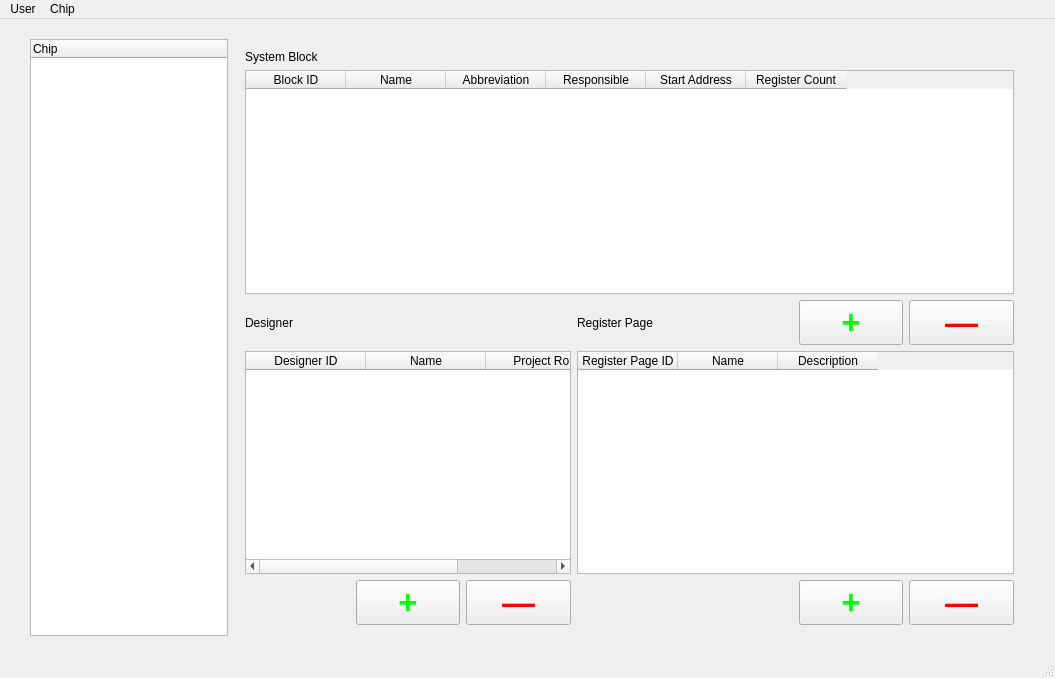
<?xml version="1.0" encoding="UTF-8"?>
<ui version="4.0">
 <class>RegisterManager</class>
 <widget class="QMainWindow" name="RegisterManager">
  <property name="geometry">
   <rect>
    <x>0</x>
    <y>0</y>
    <width>1055</width>
    <height>678</height>
   </rect>
  </property>
  <property name="windowTitle">
   <string>IAS Register Manmager</string>
  </property>
  <widget class="QWidget" name="centralWidget">
   <layout class="QHBoxLayout" name="horizontalLayout_7" stretch="1,4">
    <property name="leftMargin">
     <number>30</number>
    </property>
    <property name="topMargin">
     <number>20</number>
    </property>
    <property name="rightMargin">
     <number>30</number>
    </property>
    <property name="bottomMargin">
     <number>20</number>
    </property>
    <item>
     <widget class="QTreeWidget" name="treeWidget">
      <column>
       <property name="text">
        <string>Chip</string>
       </property>
      </column>
     </widget>
    </item>
    <item>
     <widget class="QStackedWidget" name="stackedWidget">
      <property name="currentIndex">
       <number>0</number>
      </property>
      <widget class="QWidget" name="pageChip">
       <layout class="QHBoxLayout" name="horizontalLayout_8">
        <item>
         <layout class="QGridLayout" name="gridLayout">
          <item row="4" column="2">
           <widget class="QPushButton" name="pushButtonRemoveDesigner">
            <property name="font">
             <font>
              <family>Arial</family>
              <pointsize>25</pointsize>
              <weight>75</weight>
              <bold>true</bold>
              <strikeout>false</strikeout>
             </font>
            </property>
            <property name="autoFillBackground">
             <bool>false</bool>
            </property>
            <property name="styleSheet">
             <string notr="true">QPushButton{color: rgb(255, 0, 0);}</string>
            </property>
            <property name="text">
             <string>—</string>
            </property>
            <property name="checkable">
             <bool>false</bool>
            </property>
            <property name="autoRepeat">
             <bool>false</bool>
            </property>
            <property name="autoDefault">
             <bool>false</bool>
            </property>
            <property name="default">
             <bool>false</bool>
            </property>
            <property name="flat">
             <bool>false</bool>
            </property>
           </widget>
          </item>
          <item row="3" column="3" colspan="4">
           <widget class="QTableWidget" name="tableRegPage">
            <property name="editTriggers">
             <set>QAbstractItemView::NoEditTriggers</set>
            </property>
            <property name="selectionMode">
             <enum>QAbstractItemView::SingleSelection</enum>
            </property>
            <property name="selectionBehavior">
             <enum>QAbstractItemView::SelectRows</enum>
            </property>
            <attribute name="verticalHeaderVisible">
             <bool>false</bool>
            </attribute>
            <attribute name="verticalHeaderDefaultSectionSize">
             <number>24</number>
            </attribute>
            <attribute name="verticalHeaderHighlightSections">
             <bool>true</bool>
            </attribute>
            <column>
             <property name="text">
              <string>Register Page ID</string>
             </property>
            </column>
            <column>
             <property name="text">
              <string>Name</string>
             </property>
            </column>
            <column>
             <property name="text">
              <string>Description</string>
             </property>
            </column>
           </widget>
          </item>
          <item row="3" column="0" colspan="3">
           <widget class="QTableWidget" name="tableDesigner">
            <property name="editTriggers">
             <set>QAbstractItemView::NoEditTriggers</set>
            </property>
            <property name="selectionMode">
             <enum>QAbstractItemView::SingleSelection</enum>
            </property>
            <property name="selectionBehavior">
             <enum>QAbstractItemView::SelectRows</enum>
            </property>
            <attribute name="horizontalHeaderDefaultSectionSize">
             <number>120</number>
            </attribute>
            <attribute name="verticalHeaderVisible">
             <bool>false</bool>
            </attribute>
            <attribute name="verticalHeaderDefaultSectionSize">
             <number>24</number>
            </attribute>
            <attribute name="verticalHeaderHighlightSections">
             <bool>true</bool>
            </attribute>
            <column>
             <property name="text">
              <string>Designer ID</string>
             </property>
            </column>
            <column>
             <property name="text">
              <string>Name</string>
             </property>
            </column>
            <column>
             <property name="text">
              <string>Project Role</string>
             </property>
            </column>
           </widget>
          </item>
          <item row="4" column="1">
           <widget class="QPushButton" name="pushButtonAddDesigner">
            <property name="font">
             <font>
              <family>Arial</family>
              <pointsize>25</pointsize>
              <weight>75</weight>
              <bold>true</bold>
              <strikeout>false</strikeout>
             </font>
            </property>
            <property name="autoFillBackground">
             <bool>false</bool>
            </property>
            <property name="styleSheet">
             <string notr="true">QPushButton{color: rgb(0, 255, 0);}</string>
            </property>
            <property name="text">
             <string>+</string>
            </property>
            <property name="checkable">
             <bool>false</bool>
            </property>
            <property name="autoRepeat">
             <bool>false</bool>
            </property>
            <property name="autoDefault">
             <bool>false</bool>
            </property>
            <property name="default">
             <bool>false</bool>
            </property>
            <property name="flat">
             <bool>false</bool>
            </property>
           </widget>
          </item>
          <item row="4" column="6">
           <widget class="QPushButton" name="pushButtonRemoveRegPage">
            <property name="font">
             <font>
              <family>Arial</family>
              <pointsize>25</pointsize>
              <weight>75</weight>
              <bold>true</bold>
              <strikeout>false</strikeout>
             </font>
            </property>
            <property name="autoFillBackground">
             <bool>false</bool>
            </property>
            <property name="styleSheet">
             <string notr="true">QPushButton{color: rgb(255, 0, 0);}</string>
            </property>
            <property name="text">
             <string>—</string>
            </property>
            <property name="checkable">
             <bool>false</bool>
            </property>
            <property name="autoRepeat">
             <bool>false</bool>
            </property>
            <property name="autoDefault">
             <bool>false</bool>
            </property>
            <property name="default">
             <bool>false</bool>
            </property>
            <property name="flat">
             <bool>false</bool>
            </property>
           </widget>
          </item>
          <item row="2" column="0">
           <widget class="QLabel" name="label">
            <property name="text">
             <string>Designer</string>
            </property>
           </widget>
          </item>
          <item row="2" column="3">
           <widget class="QLabel" name="label_3">
            <property name="text">
             <string>Register Page</string>
            </property>
           </widget>
          </item>
          <item row="1" column="0" colspan="7">
           <widget class="QTableWidget" name="tableSystem">
            <property name="editTriggers">
             <set>QAbstractItemView::NoEditTriggers</set>
            </property>
            <property name="selectionMode">
             <enum>QAbstractItemView::SingleSelection</enum>
            </property>
            <property name="selectionBehavior">
             <enum>QAbstractItemView::SelectRows</enum>
            </property>
            <attribute name="verticalHeaderVisible">
             <bool>false</bool>
            </attribute>
            <attribute name="verticalHeaderDefaultSectionSize">
             <number>24</number>
            </attribute>
            <attribute name="verticalHeaderHighlightSections">
             <bool>true</bool>
            </attribute>
            <column>
             <property name="text">
              <string>Block ID</string>
             </property>
            </column>
            <column>
             <property name="text">
              <string>Name</string>
             </property>
            </column>
            <column>
             <property name="text">
              <string>Abbreviation</string>
             </property>
            </column>
            <column>
             <property name="text">
              <string>Responsible</string>
             </property>
            </column>
            <column>
             <property name="text">
              <string>Start Address</string>
             </property>
            </column>
            <column>
             <property name="text">
              <string>Register Count</string>
             </property>
            </column>
           </widget>
          </item>
          <item row="0" column="0">
           <widget class="QLabel" name="label_2">
            <property name="text">
             <string>System Block</string>
            </property>
           </widget>
          </item>
          <item row="2" column="6">
           <widget class="QPushButton" name="pushButtonRemoveSys">
            <property name="font">
             <font>
              <family>Arial</family>
              <pointsize>25</pointsize>
              <weight>75</weight>
              <bold>true</bold>
              <strikeout>false</strikeout>
             </font>
            </property>
            <property name="autoFillBackground">
             <bool>false</bool>
            </property>
            <property name="styleSheet">
             <string notr="true">QPushButton{color: rgb(255, 0, 0);}</string>
            </property>
            <property name="text">
             <string>—</string>
            </property>
            <property name="checkable">
             <bool>false</bool>
            </property>
            <property name="autoRepeat">
             <bool>false</bool>
            </property>
            <property name="autoDefault">
             <bool>false</bool>
            </property>
            <property name="default">
             <bool>false</bool>
            </property>
            <property name="flat">
             <bool>false</bool>
            </property>
           </widget>
          </item>
          <item row="2" column="5">
           <widget class="QPushButton" name="pushButtonAddSys">
            <property name="font">
             <font>
              <family>Arial</family>
              <pointsize>25</pointsize>
              <weight>75</weight>
              <bold>true</bold>
              <strikeout>false</strikeout>
             </font>
            </property>
            <property name="autoFillBackground">
             <bool>false</bool>
            </property>
            <property name="styleSheet">
             <string notr="true">QPushButton{color: rgb(0, 255, 0);}</string>
            </property>
            <property name="text">
             <string>+</string>
            </property>
            <property name="checkable">
             <bool>false</bool>
            </property>
            <property name="autoRepeat">
             <bool>false</bool>
            </property>
            <property name="autoDefault">
             <bool>false</bool>
            </property>
            <property name="default">
             <bool>false</bool>
            </property>
            <property name="flat">
             <bool>false</bool>
            </property>
           </widget>
          </item>
          <item row="4" column="5">
           <widget class="QPushButton" name="pushButtonAddRegPage">
            <property name="font">
             <font>
              <family>Arial</family>
              <pointsize>25</pointsize>
              <weight>75</weight>
              <bold>true</bold>
              <strikeout>false</strikeout>
             </font>
            </property>
            <property name="autoFillBackground">
             <bool>false</bool>
            </property>
            <property name="styleSheet">
             <string notr="true">QPushButton{color: rgb(0, 255, 0);}</string>
            </property>
            <property name="text">
             <string>+</string>
            </property>
            <property name="checkable">
             <bool>false</bool>
            </property>
            <property name="autoRepeat">
             <bool>false</bool>
            </property>
            <property name="autoDefault">
             <bool>false</bool>
            </property>
            <property name="default">
             <bool>false</bool>
            </property>
            <property name="flat">
             <bool>false</bool>
            </property>
           </widget>
          </item>
         </layout>
        </item>
       </layout>
      </widget>
      <widget class="QWidget" name="pageSystem">
       <layout class="QHBoxLayout" name="horizontalLayout_5">
        <item>
         <widget class="QTabWidget" name="tabWidget">
          <property name="currentIndex">
           <number>0</number>
          </property>
          <widget class="QWidget" name="Signal">
           <attribute name="title">
            <string>Signal</string>
           </attribute>
           <layout class="QGridLayout" name="gridLayout_6">
            <item row="0" column="0">
             <layout class="QGridLayout" name="gridLayout_2">
              <item row="0" column="0" colspan="2">
               <widget class="QTableWidget" name="tableSignal">
                <property name="editTriggers">
                 <set>QAbstractItemView::NoEditTriggers</set>
                </property>
                <property name="selectionMode">
                 <enum>QAbstractItemView::SingleSelection</enum>
                </property>
                <property name="selectionBehavior">
                 <enum>QAbstractItemView::SelectRows</enum>
                </property>
                <attribute name="verticalHeaderVisible">
                 <bool>false</bool>
                </attribute>
                <attribute name="verticalHeaderDefaultSectionSize">
                 <number>24</number>
                </attribute>
                <column>
                 <property name="text">
                  <string>Signal ID</string>
                 </property>
                </column>
                <column>
                 <property name="text">
                  <string>Reg Sig ID</string>
                 </property>
                </column>
                <column>
                 <property name="text">
                  <string>Reg Type ID</string>
                 </property>
                </column>
                <column>
                 <property name="text">
                  <string>Name</string>
                 </property>
                </column>
                <column>
                 <property name="text">
                  <string>Width</string>
                 </property>
                </column>
                <column>
                 <property name="text">
                  <string>Signal Type</string>
                 </property>
                </column>
                <column>
                 <property name="text">
                  <string>Register Type</string>
                 </property>
                </column>
                <column>
                 <property name="text">
                  <string>Value</string>
                 </property>
                </column>
               </widget>
              </item>
              <item row="1" column="0">
               <widget class="QPushButton" name="pushButtonAddSig">
                <property name="font">
                 <font>
                  <family>Arial</family>
                  <pointsize>25</pointsize>
                  <weight>75</weight>
                  <bold>true</bold>
                  <strikeout>false</strikeout>
                 </font>
                </property>
                <property name="autoFillBackground">
                 <bool>false</bool>
                </property>
                <property name="styleSheet">
                 <string notr="true">QPushButton{color: rgb(0, 255, 0);}</string>
                </property>
                <property name="text">
                 <string>+</string>
                </property>
                <property name="checkable">
                 <bool>false</bool>
                </property>
                <property name="autoRepeat">
                 <bool>false</bool>
                </property>
                <property name="autoDefault">
                 <bool>false</bool>
                </property>
                <property name="default">
                 <bool>false</bool>
                </property>
                <property name="flat">
                 <bool>false</bool>
                </property>
               </widget>
              </item>
              <item row="1" column="1">
               <widget class="QPushButton" name="pushButtonRemoveSig">
                <property name="font">
                 <font>
                  <family>Arial</family>
                  <pointsize>25</pointsize>
                  <weight>75</weight>
                  <bold>true</bold>
                  <strikeout>false</strikeout>
                 </font>
                </property>
                <property name="autoFillBackground">
                 <bool>false</bool>
                </property>
                <property name="styleSheet">
                 <string notr="true">QPushButton{color: rgb(255, 0, 0);}</string>
                </property>
                <property name="text">
                 <string>—</string>
                </property>
                <property name="checkable">
                 <bool>false</bool>
                </property>
                <property name="autoRepeat">
                 <bool>false</bool>
                </property>
                <property name="autoDefault">
                 <bool>false</bool>
                </property>
                <property name="default">
                 <bool>false</bool>
                </property>
                <property name="flat">
                 <bool>false</bool>
                </property>
               </widget>
              </item>
              <item row="2" column="0" colspan="2">
               <widget class="QTableWidget" name="tableSigPart">
                <property name="editTriggers">
                 <set>QAbstractItemView::NoEditTriggers</set>
                </property>
                <property name="selectionMode">
                 <enum>QAbstractItemView::SingleSelection</enum>
                </property>
                <property name="selectionBehavior">
                 <enum>QAbstractItemView::SelectRows</enum>
                </property>
                <attribute name="verticalHeaderVisible">
                 <bool>false</bool>
                </attribute>
                <attribute name="verticalHeaderDefaultSectionSize">
                 <number>24</number>
                </attribute>
                <column>
                 <property name="text">
                  <string>Signal Partition ID</string>
                 </property>
                </column>
                <column>
                 <property name="text">
                  <string>Signal Partition</string>
                 </property>
                </column>
                <column>
                 <property name="text">
                  <string>Register Partition</string>
                 </property>
                </column>
               </widget>
              </item>
              <item row="3" column="0">
               <widget class="QPushButton" name="pushButtonAddSigPart">
                <property name="font">
                 <font>
                  <family>Arial</family>
                  <pointsize>25</pointsize>
                  <weight>75</weight>
                  <bold>true</bold>
                  <strikeout>false</strikeout>
                 </font>
                </property>
                <property name="autoFillBackground">
                 <bool>false</bool>
                </property>
                <property name="styleSheet">
                 <string notr="true">QPushButton{color: rgb(0, 255, 0);}</string>
                </property>
                <property name="text">
                 <string>+</string>
                </property>
                <property name="checkable">
                 <bool>false</bool>
                </property>
                <property name="autoRepeat">
                 <bool>false</bool>
                </property>
                <property name="autoDefault">
                 <bool>false</bool>
                </property>
                <property name="default">
                 <bool>false</bool>
                </property>
                <property name="flat">
                 <bool>false</bool>
                </property>
               </widget>
              </item>
              <item row="3" column="1">
               <widget class="QPushButton" name="pushButtonRemoveSigPart">
                <property name="font">
                 <font>
                  <family>Arial</family>
                  <pointsize>25</pointsize>
                  <weight>75</weight>
                  <bold>true</bold>
                  <strikeout>false</strikeout>
                 </font>
                </property>
                <property name="autoFillBackground">
                 <bool>false</bool>
                </property>
                <property name="styleSheet">
                 <string notr="true">QPushButton{color: rgb(255, 0, 0);}</string>
                </property>
                <property name="text">
                 <string>—</string>
                </property>
                <property name="checkable">
                 <bool>false</bool>
                </property>
                <property name="autoRepeat">
                 <bool>false</bool>
                </property>
                <property name="autoDefault">
                 <bool>false</bool>
                </property>
                <property name="default">
                 <bool>false</bool>
                </property>
                <property name="flat">
                 <bool>false</bool>
                </property>
               </widget>
              </item>
             </layout>
            </item>
           </layout>
          </widget>
          <widget class="QWidget" name="Register">
           <attribute name="title">
            <string>Register</string>
           </attribute>
           <layout class="QHBoxLayout" name="horizontalLayout_6">
            <item>
             <layout class="QGridLayout" name="gridLayout_3">
              <item row="0" column="0" colspan="2">
               <widget class="QTableWidget" name="tableReg">
                <property name="editTriggers">
                 <set>QAbstractItemView::NoEditTriggers</set>
                </property>
                <property name="selectionMode">
                 <enum>QAbstractItemView::SingleSelection</enum>
                </property>
                <property name="selectionBehavior">
                 <enum>QAbstractItemView::SelectRows</enum>
                </property>
                <attribute name="horizontalHeaderDefaultSectionSize">
                 <number>150</number>
                </attribute>
                <attribute name="verticalHeaderVisible">
                 <bool>false</bool>
                </attribute>
                <attribute name="verticalHeaderDefaultSectionSize">
                 <number>24</number>
                </attribute>
                <column>
                 <property name="text">
                  <string>Register ID</string>
                 </property>
                </column>
                <column>
                 <property name="text">
                  <string>Name</string>
                 </property>
                </column>
                <column>
                 <property name="text">
                  <string>Register Type</string>
                 </property>
                </column>
               </widget>
              </item>
              <item row="1" column="0">
               <widget class="QPushButton" name="pushButtonAddReg">
                <property name="font">
                 <font>
                  <family>Arial</family>
                  <pointsize>25</pointsize>
                  <weight>75</weight>
                  <bold>true</bold>
                  <strikeout>false</strikeout>
                 </font>
                </property>
                <property name="autoFillBackground">
                 <bool>false</bool>
                </property>
                <property name="styleSheet">
                 <string notr="true">QPushButton{color: rgb(0, 255, 0);}</string>
                </property>
                <property name="text">
                 <string>+</string>
                </property>
                <property name="checkable">
                 <bool>false</bool>
                </property>
                <property name="autoRepeat">
                 <bool>false</bool>
                </property>
                <property name="autoDefault">
                 <bool>false</bool>
                </property>
                <property name="default">
                 <bool>false</bool>
                </property>
                <property name="flat">
                 <bool>false</bool>
                </property>
               </widget>
              </item>
              <item row="1" column="1">
               <widget class="QPushButton" name="pushButtonRemoveReg">
                <property name="font">
                 <font>
                  <family>Arial</family>
                  <pointsize>25</pointsize>
                  <weight>75</weight>
                  <bold>true</bold>
                  <strikeout>false</strikeout>
                 </font>
                </property>
                <property name="autoFillBackground">
                 <bool>false</bool>
                </property>
                <property name="styleSheet">
                 <string notr="true">QPushButton{color: rgb(255, 0, 0);}</string>
                </property>
                <property name="text">
                 <string>—</string>
                </property>
                <property name="checkable">
                 <bool>false</bool>
                </property>
                <property name="autoRepeat">
                 <bool>false</bool>
                </property>
                <property name="autoDefault">
                 <bool>false</bool>
                </property>
                <property name="default">
                 <bool>false</bool>
                </property>
                <property name="flat">
                 <bool>false</bool>
                </property>
               </widget>
              </item>
              <item row="2" column="0" colspan="2">
               <widget class="QTableWidget" name="tableRegPart">
                <property name="editTriggers">
                 <set>QAbstractItemView::NoEditTriggers</set>
                </property>
                <property name="selectionMode">
                 <enum>QAbstractItemView::SingleSelection</enum>
                </property>
                <property name="selectionBehavior">
                 <enum>QAbstractItemView::SelectRows</enum>
                </property>
                <attribute name="verticalHeaderVisible">
                 <bool>false</bool>
                </attribute>
                <attribute name="verticalHeaderDefaultSectionSize">
                 <number>24</number>
                </attribute>
                <column>
                 <property name="text">
                  <string>Register Partition ID</string>
                 </property>
                </column>
                <column>
                 <property name="text">
                  <string>Register Partition</string>
                 </property>
                </column>
                <column>
                 <property name="text">
                  <string>Signal Partition</string>
                 </property>
                </column>
               </widget>
              </item>
             </layout>
            </item>
           </layout>
          </widget>
         </widget>
        </item>
       </layout>
      </widget>
     </widget>
    </item>
   </layout>
  </widget>
  <widget class="QMenuBar" name="menuBar">
   <property name="geometry">
    <rect>
     <x>0</x>
     <y>0</y>
     <width>1055</width>
     <height>22</height>
    </rect>
   </property>
   <widget class="QMenu" name="menuUser">
    <property name="title">
     <string>User</string>
    </property>
    <addaction name="actionUser_Management"/>
    <addaction name="actionChange_Password"/>
   </widget>
   <widget class="QMenu" name="menuChip">
    <property name="title">
     <string>Chip</string>
    </property>
    <addaction name="actionNew_Chip"/>
    <addaction name="actionOpen_Chip"/>
   </widget>
   <addaction name="menuUser"/>
   <addaction name="menuChip"/>
  </widget>
  <widget class="QStatusBar" name="statusBar"/>
  <action name="actionUser_Management">
   <property name="text">
    <string>User Management</string>
   </property>
  </action>
  <action name="actionChange_Password">
   <property name="text">
    <string>Change Password</string>
   </property>
  </action>
  <action name="actionNew_Chip">
   <property name="text">
    <string>New Chip</string>
   </property>
  </action>
  <action name="actionOpen_Chip">
   <property name="text">
    <string>Open Chip</string>
   </property>
  </action>
 </widget>
 <layoutdefault spacing="6" margin="11"/>
 <resources/>
 <connections/>
</ui>
